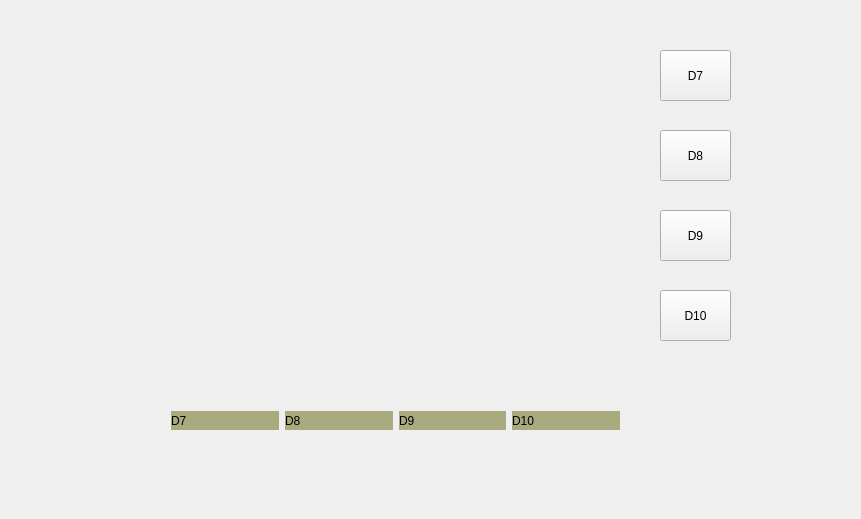
<?xml version="1.0" encoding="UTF-8"?>
<ui version="4.0">
 <class>MainWindow</class>
 <widget class="QMainWindow" name="MainWindow">
  <property name="geometry">
   <rect>
    <x>0</x>
    <y>0</y>
    <width>861</width>
    <height>519</height>
   </rect>
  </property>
  <property name="windowTitle">
   <string>MainWindow</string>
  </property>
  <widget class="QWidget" name="centralWidget">
   <widget class="QWidget" name="layoutWidget">
    <property name="geometry">
     <rect>
      <x>160</x>
      <y>400</y>
      <width>471</width>
      <height>41</height>
     </rect>
    </property>
    <layout class="QHBoxLayout" name="horizontalLayout">
     <item>
      <widget class="QLabel" name="d7Label">
       <property name="styleSheet">
        <string notr="true">background-color: rgb(170, 170, 127);</string>
       </property>
       <property name="text">
        <string>D7</string>
       </property>
      </widget>
     </item>
     <item>
      <widget class="QLabel" name="D8Label">
       <property name="styleSheet">
        <string notr="true">background-color: rgb(170, 170, 127);</string>
       </property>
       <property name="text">
        <string>D8</string>
       </property>
      </widget>
     </item>
     <item>
      <widget class="QLabel" name="D9Label">
       <property name="styleSheet">
        <string notr="true">background-color: rgb(170, 170, 127);</string>
       </property>
       <property name="text">
        <string>D9</string>
       </property>
      </widget>
     </item>
     <item>
      <widget class="QLabel" name="D10Label">
       <property name="styleSheet">
        <string notr="true">background-color: rgb(170, 170, 127);</string>
       </property>
       <property name="text">
        <string>D10</string>
       </property>
      </widget>
     </item>
    </layout>
   </widget>
   <widget class="QPushButton" name="D8Btn">
    <property name="geometry">
     <rect>
      <x>660</x>
      <y>130</y>
      <width>71</width>
      <height>51</height>
     </rect>
    </property>
    <property name="text">
     <string>D8</string>
    </property>
   </widget>
   <widget class="QPushButton" name="D9Btn">
    <property name="geometry">
     <rect>
      <x>660</x>
      <y>210</y>
      <width>71</width>
      <height>51</height>
     </rect>
    </property>
    <property name="text">
     <string>D9</string>
    </property>
   </widget>
   <widget class="QPushButton" name="D10Btn">
    <property name="geometry">
     <rect>
      <x>660</x>
      <y>290</y>
      <width>71</width>
      <height>51</height>
     </rect>
    </property>
    <property name="text">
     <string>D10</string>
    </property>
   </widget>
   <widget class="QPushButton" name="d7Btn">
    <property name="geometry">
     <rect>
      <x>660</x>
      <y>50</y>
      <width>71</width>
      <height>51</height>
     </rect>
    </property>
    <property name="text">
     <string>D7</string>
    </property>
   </widget>
  </widget>
 </widget>
 <layoutdefault spacing="6" margin="11"/>
 <resources/>
 <connections/>
</ui>
